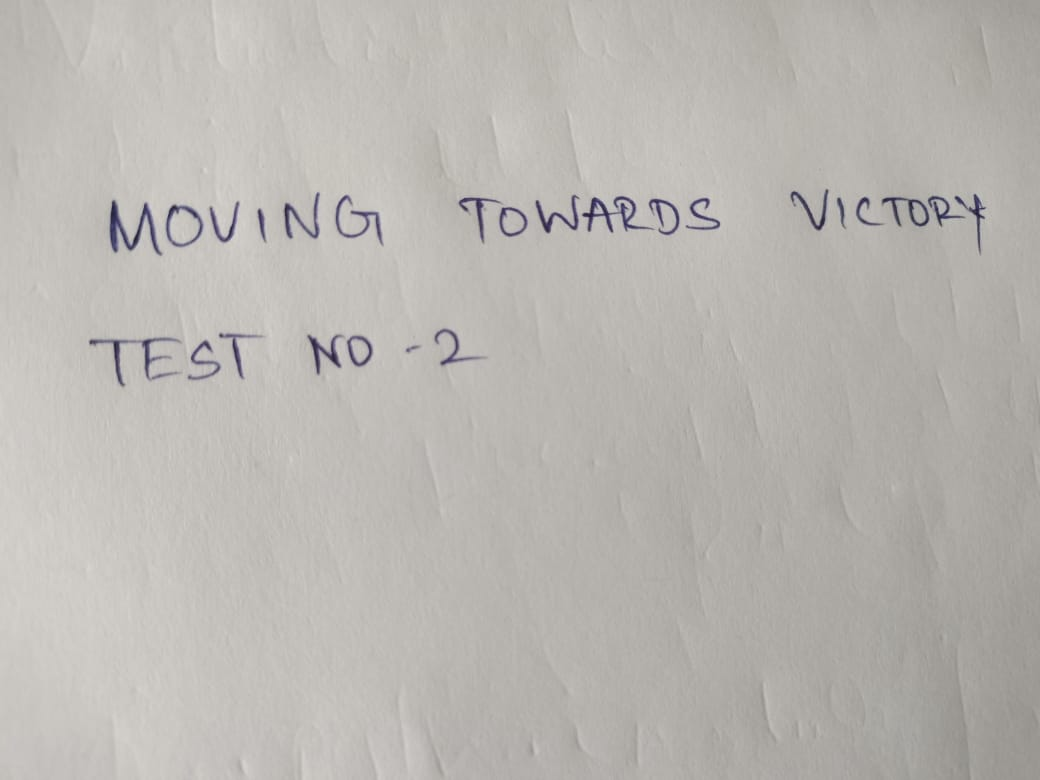
#> input picture HackVerse-master/legacy/test2.jpg, 1040 x 780 px, found by its file name
$ python ocr.py
#> lines starting #> are read from the running program, lines starting #| are printed output that depends on the picture; after the words box and inside, x2 and y2 are one past the last pixel; in counts of white or black regions, pixels touching at a corner belong together
from PIL import Image
import pytesseract
import cv2
import numpy as np

def preprocess_image(image_path):
#> called with image_path = 'Backend\\test2.jpg'
    img = cv2.imread(image_path)
#> img is the input picture: shape (780, 1040, 3); mean B, G, R 177.9, 182.4, 185.5

    gray_img = cv2.cvtColor(img, cv2.COLOR_BGR2GRAY)

    _, thresh_img = cv2.threshold(gray_img, 150, 255, cv2.THRESH_BINARY)
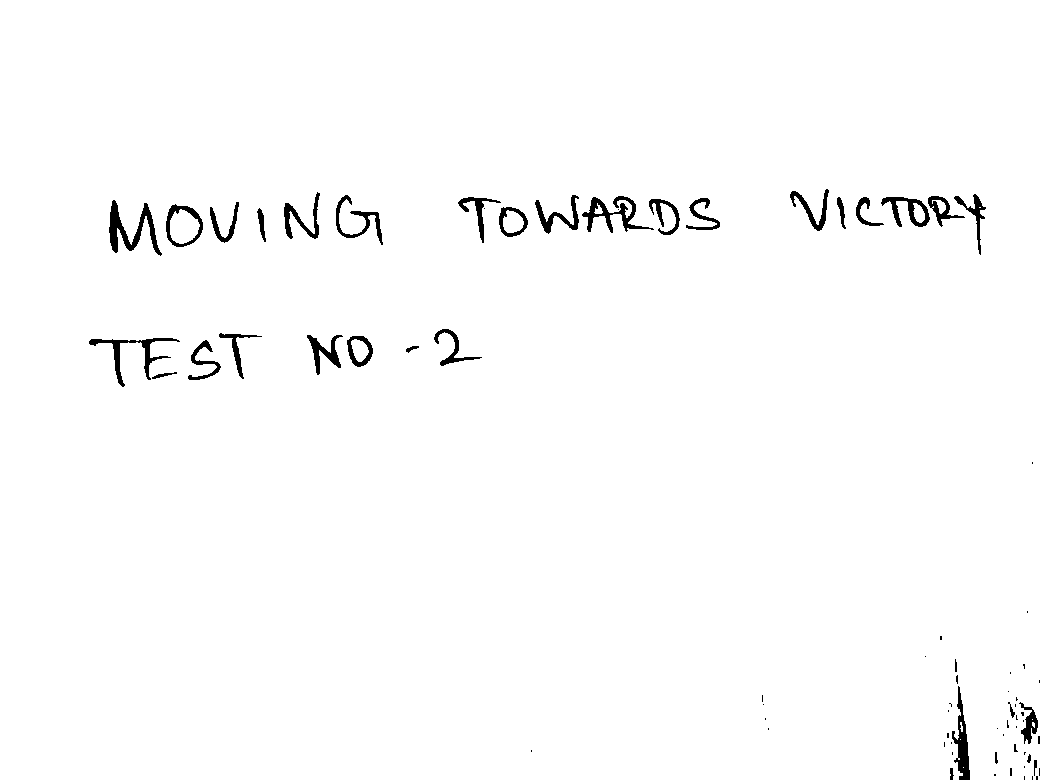
#> thresh_img: shape (780, 1040); 98.5% white; 75 black regions (41 under 20 px), largest, box (x1, y1, x2, y2) and area: (109, 200, 162, 256) 981, (582, 196, 654, 233) 803, (89, 338, 180, 387) 765

    denoised_img = cv2.fastNlMeansDenoising(thresh_img, None, 30, 7, 21)

    resized_img = cv2.resize(denoised_img, None, fx=2, fy=2, interpolation=cv2.INTER_LINEAR)

    return resized_img

def extract_text_from_image(image_path):
    preprocessed_img = preprocess_image(image_path)

    custom_config = r'--oem 3 --psm 6'

#> (the run stopped early here; a loop or call above may not have finished)

$ run again, with HackVerse-master/legacy/test.jpg copied over HackVerse-master/legacy/test2.jpg
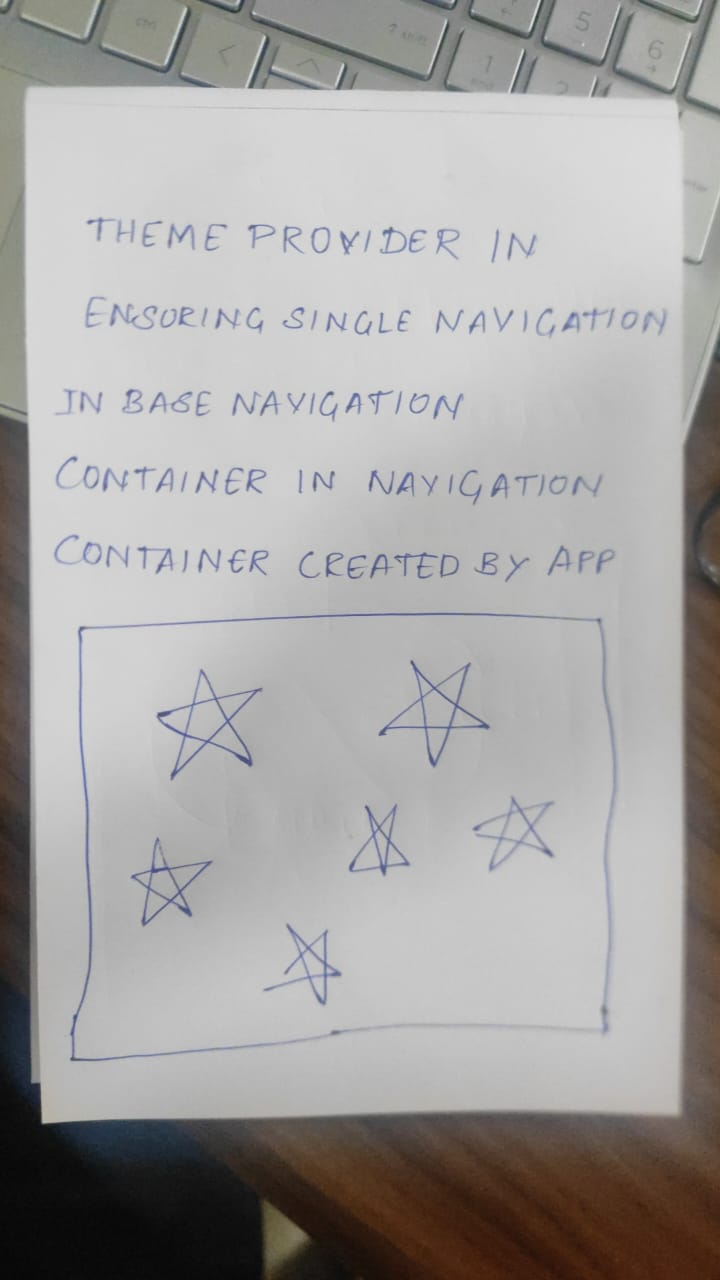
#> input picture HackVerse-master/legacy/test.jpg, 720 x 1280 px, found by its file name
#> in preprocess_image, img is the input picture: shape (1280, 720, 3); mean B, G, R 162.4, 163.5, 165.6
#> in preprocess_image, `gray_img = cv2.cvtColor(img, cv2.COLOR_BGR2GRAY)`:
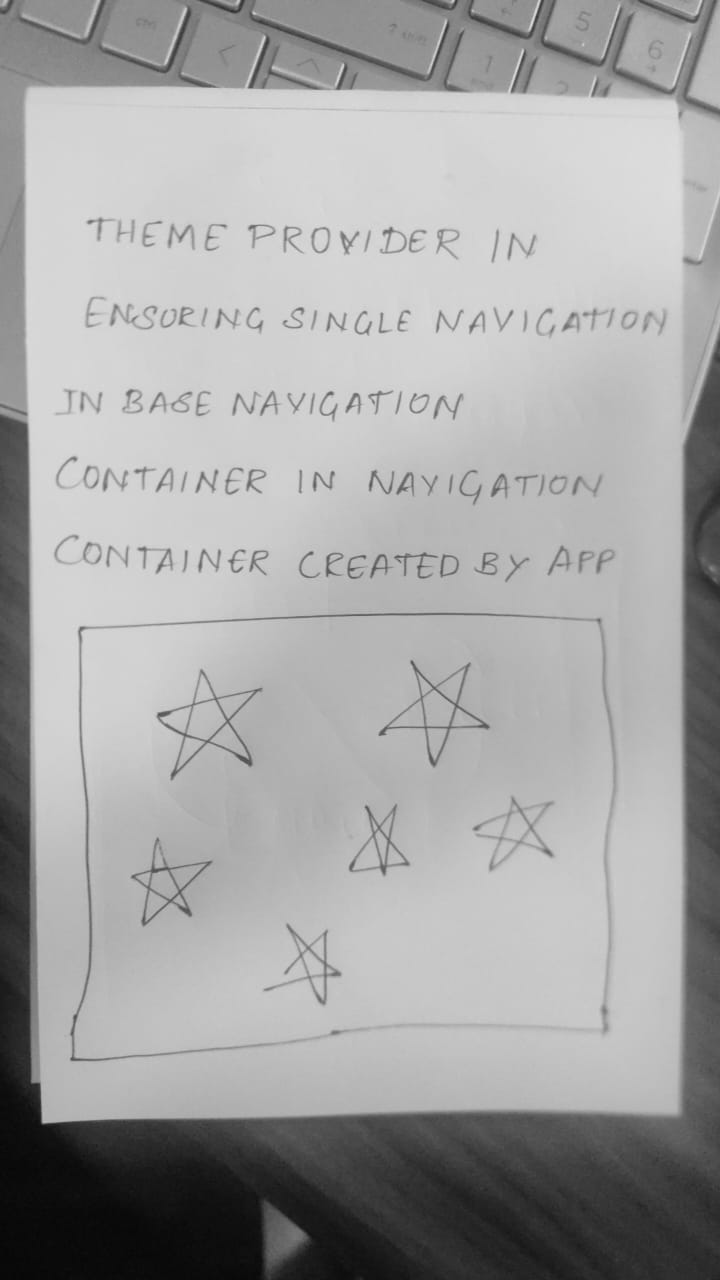
#> gray_img: shape (1280, 720); min 7, max 225, mean 164
#> in preprocess_image, `_, thresh_img = cv2.threshold(gray_img, 150, 255, cv2.THRESH_BINARY)`:
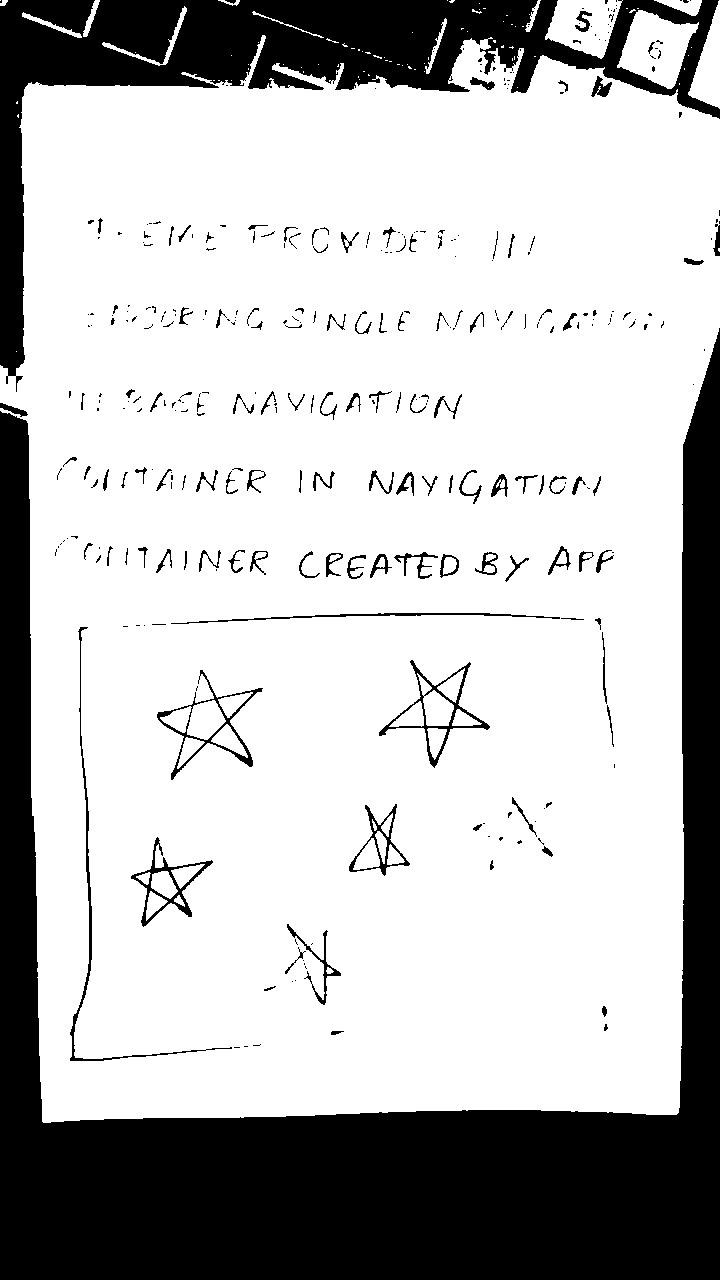
#> thresh_img: shape (1280, 720); 73.9% white; 333 black regions (212 under 20 px), largest, box (x1, y1, x2, y2) and area: (0, 328, 720, 1280) 169579, (0, 0, 720, 392) 54453, (379, 660, 490, 768) 1296
